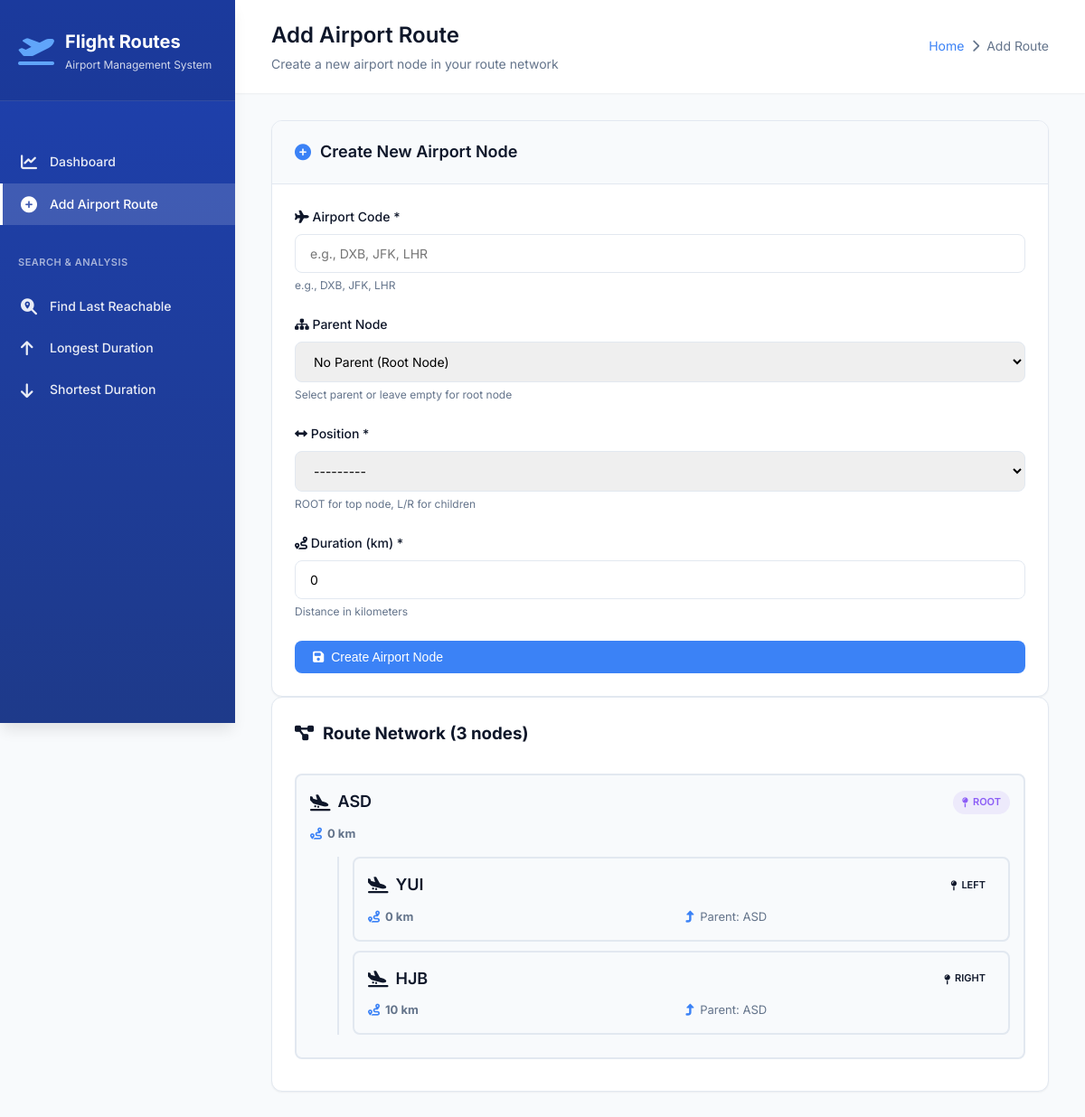
/add-route/, run on the app's committed database.
### airport_app/models.py (models this page shows, shortened)
class AirportRoute(models.Model):
    POSITION_CHOICES = (
        ('ROOT', 'Root'),
        ('L', 'Left'),
        ('R', 'Right'),
    )
    airport_code = models.CharField(
        max_length=10,
        help_text="Airport code (e.g., DXB, JFK, ABC)"
    )
    parent = models.ForeignKey(
        "self",
        on_delete=models.CASCADE,
        null=True,
        blank=True,
        related_name="children",
        help_text="Parent airport node"
    )
    position = models.CharField(
        max_length=5,
        choices=POSITION_CHOICES,
        help_text="Position relative to parent"
    )
    duration = models.IntegerField(
        default=0,
        help_text="Duration/Distance in km"
    )
    created_at = models.DateTimeField(auto_now_add=True)
    updated_at = models.DateTimeField(auto_now=True)
    class Meta:
        ordering = ['created_at']
        verbose_name = "Airport Route"
        verbose_name_plural = "Airport Routes"
    def __str__(self):
        return f"{self.airport_code} ({self.get_position_display()}) - {self.duration}km"
    def get_left_child(self):
        return self.children.filter(position='L').first()
    def get_right_child(self):
        return self.children.filter(position='R').first()

### airport_app/views.py (the view, shortened to what this page needs)
# urls.py: path('add-route/', views.add_route, name='add_route'),
def add_route(request):
    form = AirportRouteForm(request.POST or None)
    nodes = AirportRoute.objects.select_related('parent').all()
    root_nodes = AirportRoute.objects.filter(parent=None)
    context = {
        'form': form,
        'nodes': nodes,
        'root_nodes': root_nodes,
    }
    return render(request, 'flight_routes/add_route.html', context)

### airport_app/forms.py (shortened to what this page needs)
class AirportRouteForm(forms.ModelForm):
    class Meta:
        model = AirportRoute
        fields = ['airport_code', 'parent', 'position', 'duration']
        widgets = {
            'airport_code': forms.TextInput(attrs={
                'class': 'form-control',
                'placeholder': 'e.g., DXB, JFK, LHR'
            }),
            'parent': forms.Select(attrs={
                'class': 'form-control'
            }),
            'position': forms.Select(attrs={
                'class': 'form-control'
            }),
            'duration': forms.NumberInput(attrs={
                'class': 'form-control',
                'placeholder': 'Distance in km',
                'min': '0'
            })
        }
    def __init__(self, *args, **kwargs):
        super().__init__(*args, **kwargs)
        self.fields['parent'].empty_label = "No Parent (Root Node)"
        self.fields['parent'].queryset = AirportRoute.objects.all()
        self.fields['duration'].widget.attrs.update({
            'class': 'form-control',
            'placeholder': 'Distance in km from parent',
            'min': '0'
        })

### airport_app/templates/flight_routes/add_route.html (shortened to what this page needs)
{% extends 'flight_routes/base.html' %}
{% block page_title %}Add Airport Route{% endblock %}
{% block page_subtitle %}Create a new airport node in your route network{% endblock %}
{% block breadcrumb %}
{{ block.super }} <i class="fas fa-chevron-right"></i> <span>Add Route</span>
{% endblock %}
{% block content %}
<div class="content-grid">
    <div>
        <div class="card form-card">
            <div class="card-header">
                <h3><i class="fas fa-plus-circle"></i> Create New Airport Node</h3>
            </div>
            <div class="card-body">
                <form method="POST">
                    <div class="form-group">
                        <label for="id_airport_code">
                            <i class="fas fa-plane"></i> Airport Code *
                        </label>
                        {{ form.airport_code }}
                        <small class="form-text">e.g., DXB, JFK, LHR</small>
                    </div>
                    <div class="form-group">
                        <label for="id_parent">
                            <i class="fas fa-sitemap"></i> Parent Node
                        </label>
                        {{ form.parent }}
                        <small class="form-text">Select parent or leave empty for root node</small>
                    </div>
                    <div class="form-group">
                        <label for="id_position">
                            <i class="fas fa-arrows-alt-h"></i> Position *
                        </label>
                        {{ form.position }}
                        <small class="form-text">ROOT for top node, L/R for children</small>
                    </div>
                    <div class="form-group">
                        <label for="id_duration">
                            <i class="fas fa-route"></i> Duration (km) *
                        </label>
                        {{ form.duration }}
                        <small class="form-text">Distance in kilometers</small>
                    </div>
                    <button type="submit" class="btn btn-primary" style="width: 100%;">
                        <i class="fas fa-save"></i> Create Airport Node
                    </button>
                </form>
            </div>
        </div>
    </div>
    <div>
        <div class="tree-visualization">
            <h3 style="margin-bottom: 20px; display: flex; align-items: center; gap: 10px;">
                <i class="fas fa-project-diagram"></i>
                Route Network ({{ nodes.count }} nodes)
            </h3>
            {% if nodes %}
            <div class="nodes-list">
                {% for root in root_nodes %}
                    {% include 'flight_routes/tree_node.html' with node=root %}
                {% endfor %}
            </div>
            {% else %}
            <div class="empty-tree">
                <i class="fas fa-folder-open"></i>
                <p>No routes created yet</p>
            </div>
            {% endif %}
        </div>
    </div>
</div>
{% endblock %}

### airport_app/templates/flight_routes/tree_node.html
<div class="tree-node">
    <div class="tree-node-header">
        <div class="tree-node-code">
            <i class="fas fa-plane-arrival"></i>
            {{ node.airport_code }}
        </div>
        <span class="tree-node-badge badge-{{ node.position|lower }}">
            <i class="fas fa-map-pin"></i>
            {{ node.get_position_display }}
        </span>
    </div>
    <div class="tree-node-info">
        <div class="info-item">
            <i class="fas fa-route"></i>
            <span><strong>{{ node.duration }} km</strong></span>
        </div>
        {% if node.parent %}
        <div class="info-item">
            <i class="fas fa-level-up-alt"></i>
            <span>Parent: {{ node.parent.airport_code }}</span>
        </div>
        {% endif %}
    </div>
    {% with left_child=node.get_left_child right_child=node.get_right_child %}
        {% if left_child or right_child %}
        <div class="tree-node-children">
            {% if left_child %}
                {% include 'flight_routes/tree_node.html' with node=left_child %}
            {% endif %}
            {% if right_child %}
                {% include 'flight_routes/tree_node.html' with node=right_child %}
            {% endif %}
        </div>
        {% endif %}
    {% endwith %}
</div>

### data on the page
AirportRoute: airport_code "ASD", position "ROOT", duration "0"
AirportRoute: airport_code "YUI", position "LEFT", duration "0", parent.airport_code "ASD"
AirportRoute: airport_code "HJB", position "RIGHT", duration "10", parent.airport_code "ASD"

### other printed values
{{ nodes.count }} "3"
